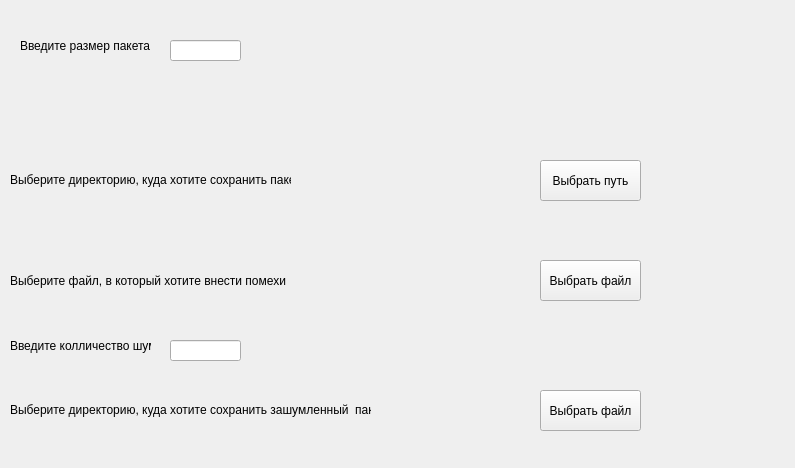
<?xml version="1.0" encoding="UTF-8"?>
<ui version="4.0">
 <class>MainWindow</class>
 <widget class="QMainWindow" name="MainWindow">
  <property name="geometry">
   <rect>
    <x>0</x>
    <y>0</y>
    <width>795</width>
    <height>468</height>
   </rect>
  </property>
  <property name="windowTitle">
   <string>MainWindow</string>
  </property>
  <widget class="QWidget" name="centralwidget">
   <widget class="QPushButton" name="ChoiceOfPath">
    <property name="geometry">
     <rect>
      <x>540</x>
      <y>160</y>
      <width>101</width>
      <height>41</height>
     </rect>
    </property>
    <property name="text">
     <string>Выбрать путь</string>
    </property>
   </widget>
   <widget class="QPushButton" name="ChoiceFileName">
    <property name="geometry">
     <rect>
      <x>540</x>
      <y>260</y>
      <width>101</width>
      <height>41</height>
     </rect>
    </property>
    <property name="text">
     <string>Выбрать файл</string>
    </property>
   </widget>
   <widget class="QLabel" name="label">
    <property name="geometry">
     <rect>
      <x>20</x>
      <y>20</y>
      <width>131</width>
      <height>51</height>
     </rect>
    </property>
    <property name="text">
     <string>Введите размер пакета</string>
    </property>
   </widget>
   <widget class="QLabel" name="label_2">
    <property name="geometry">
     <rect>
      <x>10</x>
      <y>260</y>
      <width>281</width>
      <height>41</height>
     </rect>
    </property>
    <property name="text">
     <string>Выберите файл, в который хотите внести помехи</string>
    </property>
   </widget>
   <widget class="QLabel" name="statusBar">
    <property name="geometry">
     <rect>
      <x>310</x>
      <y>160</y>
      <width>171</width>
      <height>41</height>
     </rect>
    </property>
    <property name="text">
     <string/>
    </property>
   </widget>
   <widget class="QLabel" name="label_4">
    <property name="geometry">
     <rect>
      <x>10</x>
      <y>160</y>
      <width>281</width>
      <height>41</height>
     </rect>
    </property>
    <property name="focusPolicy">
     <enum>Qt::StrongFocus</enum>
    </property>
    <property name="layoutDirection">
     <enum>Qt::LeftToRight</enum>
    </property>
    <property name="text">
     <string>Выберите директорию, куда хотите сохранить пакет</string>
    </property>
    <property name="alignment">
     <set>Qt::AlignLeading|Qt::AlignLeft|Qt::AlignVCenter</set>
    </property>
   </widget>
   <widget class="QLabel" name="fileName">
    <property name="geometry">
     <rect>
      <x>310</x>
      <y>260</y>
      <width>191</width>
      <height>41</height>
     </rect>
    </property>
    <property name="text">
     <string/>
    </property>
   </widget>
   <widget class="QLineEdit" name="inputLen">
    <property name="geometry">
     <rect>
      <x>170</x>
      <y>40</y>
      <width>71</width>
      <height>21</height>
     </rect>
    </property>
   </widget>
   <widget class="QPushButton" name="ChoiceFileName_2">
    <property name="geometry">
     <rect>
      <x>540</x>
      <y>390</y>
      <width>101</width>
      <height>41</height>
     </rect>
    </property>
    <property name="text">
     <string>Выбрать файл</string>
    </property>
   </widget>
   <widget class="QLabel" name="label_5">
    <property name="geometry">
     <rect>
      <x>10</x>
      <y>390</y>
      <width>361</width>
      <height>41</height>
     </rect>
    </property>
    <property name="focusPolicy">
     <enum>Qt::StrongFocus</enum>
    </property>
    <property name="layoutDirection">
     <enum>Qt::LeftToRight</enum>
    </property>
    <property name="text">
     <string>Выберите директорию, куда хотите сохранить зашумленный  пакет</string>
    </property>
    <property name="alignment">
     <set>Qt::AlignLeading|Qt::AlignLeft|Qt::AlignVCenter</set>
    </property>
   </widget>
   <widget class="QLineEdit" name="inputNoiseLen">
    <property name="geometry">
     <rect>
      <x>170</x>
      <y>340</y>
      <width>71</width>
      <height>21</height>
     </rect>
    </property>
   </widget>
   <widget class="QLabel" name="label_3">
    <property name="geometry">
     <rect>
      <x>10</x>
      <y>320</y>
      <width>141</width>
      <height>51</height>
     </rect>
    </property>
    <property name="text">
     <string>Введите колличество шума</string>
    </property>
   </widget>
   <widget class="QLabel" name="statusBar_2">
    <property name="geometry">
     <rect>
      <x>390</x>
      <y>390</y>
      <width>111</width>
      <height>41</height>
     </rect>
    </property>
    <property name="text">
     <string/>
    </property>
   </widget>
  </widget>
 </widget>
 <resources/>
 <connections/>
</ui>
